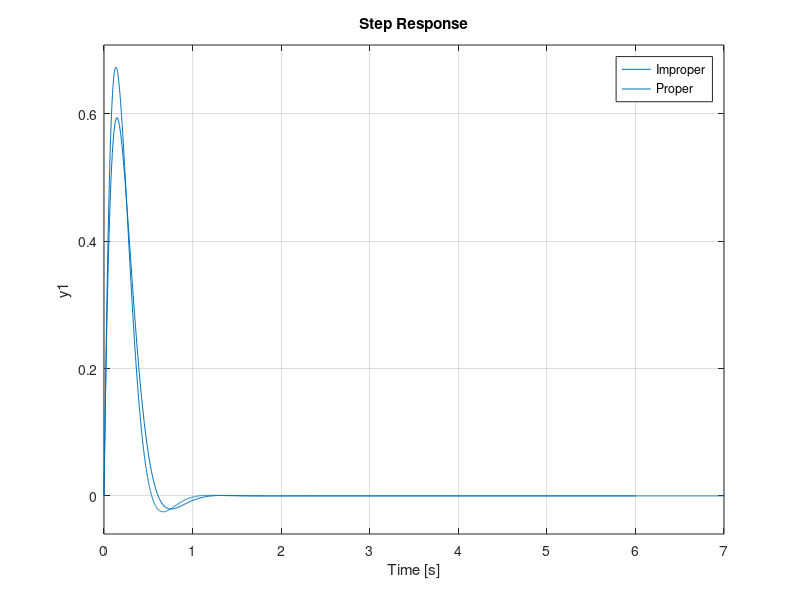

The MATLAB source for this figure:
%% Disturbance Attenuation
clear; close all; clc;
G = tf([8000],[1,21,420,400]);
Gd = tf([10],[1,1]);
[~,~,~,Wc] = margin(Gd);
%% Reconstruct Fy with different Wi values
% Wi = [5*Wc, 4*Wc, 3*Wc, 2*Wc];
% for i = 1:length(Wi)
%     w = Wi(i);
%     Fy = tf([1,w],[1,0]) * G^-1 * Gd;
%     Gdc = Gd/(1+(Fy*G));
%     figure
%     step(Gdc)
%     hold on 
%     grid on
%     hold off
% end
Wi = 0.57*Wc;
%Wi = 5.5*Wc;
%% Improper Controller
Fy_improper = tf([1,Wi],[1,0]) * G^-1 * Gd;
Gdc_improper = Gd/(1+(Fy_improper*G));
%% Proper Controller
p = 10*Wc;
Fy_proper = Fy_improper * tf([p^2],[1,2*p,p^2]);
Gdc_proper = Gd/(1+(Fy_proper*G));
step(Gdc_improper)
hold on
step(Gdc_proper)
legend('Improper','Proper')
grid on
hold off
% Gc_proper = feedback(Fy_proper*G,1);
% figure
% stepplot(Gc_proper)